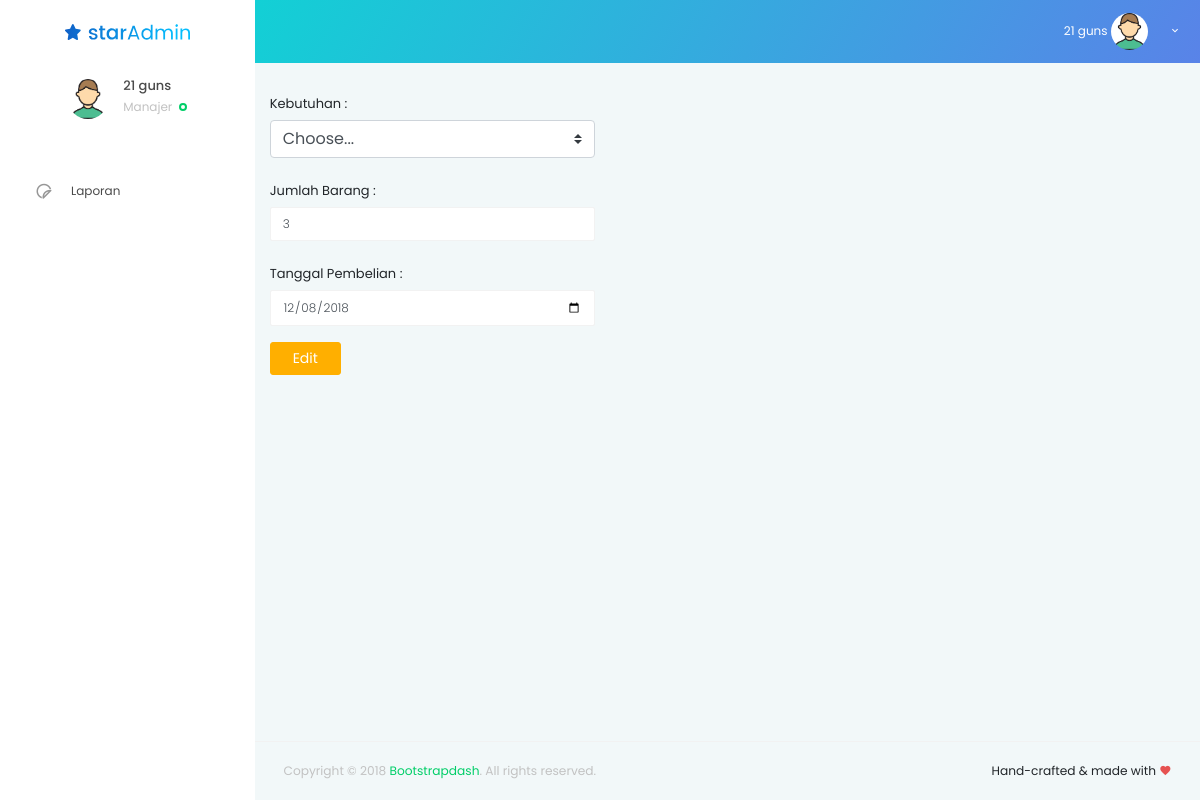
Page /page/admin/edit_pengeluaran.php?kd_pembelian=2 (signed in) on the committed database.
### tables this page shows
CREATE TABLE `vivalo_manajer` (
  `id_manajer` int(5) NOT NULL,
  `nama_manajer` char(30) NOT NULL,
  `no_hp` varchar(15) NOT NULL,
  `alamat` varchar(50) NOT NULL
);

CREATE TABLE `vivalo_pembelian` (
  `kd_pembelian` int(5) NOT NULL,
  `kd_barang` int(5) NOT NULL,
  `total_harga` int(11) NOT NULL,
  `jumlah_barang` int(11) NOT NULL,
  `date` date NOT NULL
);

### config/functions/mysqli.php (called while the page is built, shortened)
<?php
class Database
{
    public $connection;
    public function __construct($host, $user, $pass, $db)
    {
        $this->connection = mysqli_connect($host, $user, $pass, $db);
        return $this->connection;
    }
    public function query($sql)
    {
        return mysqli_query($this->connection, $sql);
    }
    public function fetch($res)
    {
        return mysqli_fetch_assoc($res);
    }
}

### config/config.php (called while the page is built, shortened)
<?php
require_once __DIR__."/functions/mysqli.php";
$db = new Database("localhost", "root", "", "vivalo");

### page/admin/edit_pengeluaran.php (the view, shortened to what this page needs)
<!DOCTYPE html>
<html lang="en">
<?php
include 'attr_head.php';
?>
    <body>
      <div class="container-scroller">
       <?php
       include 'navbar.php';
        ?>
        <div class="container-fluid page-body-wrapper">
          <?php require_once __DIR__."/attr_nav.php" ?>
          <div class="main-panel">
            <div class="content-wrapper">
              <div class="row">
              	<?php
				$id = $_GET['kd_pembelian'];
					$data = $db->query("select * from vivalo_pembelian where kd_pembelian='$id'");
					while($d = mysqli_fetch_array($data)){
              	 ?>
                <form action="<?= APP_URL ?>page/action/edit_pengeluaran.php" method="post" id="formTambahPaket">
             <div class="form-group">
             <label for="recipient-name" class="col-form-label">Kebutuhan :</label>
             <select class="custom-select" id="inputGroupSelect03" name="kd_barang" >
              <option selected>Choose...</option>
            </select>
          </div>
          <div class="form-group">
            <label for="recipient-name" class="col-form-label">Jumlah Barang :</label>
            <input type="text" class="form-control" required="" id="recipient-name" name="jumlah_barang" value="<?= $d['jumlah_barang']; ?>">
          </div>
          <div class="form-group">
            <label for="message-text" class="col-form-label">Tanggal Pembelian :</label>
           <input type="date" class="form-control" value="<?= $d['date']; ?>" required="" name="datepicker">
          </div>
          <button class="btn btn-warning" type="submit">Edit</button>
        </form>
    <?php } ?>
              </div>
            </div>
            <footer class="footer">
              <div class="container-fluid clearfix">
                <span class="text-muted d-block text-center text-sm-left d-sm-inline-block">Copyright © 2018
                  <a href="http://www.bootstrapdash.com/" target="_blank">Bootstrapdash</a>. All rights reserved.</span>
                <span class="float-none float-sm-right d-block mt-1 mt-sm-0 text-center">Hand-crafted &amp; made with
                  <i class="mdi mdi-heart text-danger"></i>
                </span>
              </div>
            </footer>
          </div>
        </div>
      </div>
    </body></html>

### page/admin/navbar.php (shortened to what this page needs)
 <nav class="navbar default-layout col-lg-12 col-12 p-0 fixed-top d-flex flex-row">
  <div class="text-center navbar-brand-wrapper d-flex align-items-top justify-content-center">
    <a class="navbar-brand brand-logo" href="index.html">
      <img src="../../asset/images/logo.svg" alt="logo">
    </a>
  </div>
  <div class="navbar-menu-wrapper d-flex align-items-center">
    <ul class="navbar-nav navbar-nav-right">
      <li class="nav-item dropdown d-none d-xl-inline-block">
        <a class="nav-link dropdown-toggle" id="UserDropdown" href="#" data-toggle="dropdown" aria-expanded="false">
          <span class="profile-text">
               <?php
                if ($_SESSION['user_level'] == 'Admin') {
                  $admin = $db->fetch($db->query("SELECT * FROM `vivalo_admin` WHERE `id_admin` = '".$_SESSION["user_info"]["id_admin"]."'"));
                  echo $admin["nama_admin"];
                }else{
                  $admin = $db->fetch($db->query("SELECT * FROM `vivalo_manajer` WHERE `id_manajer` = '".$_SESSION["user_info"]["id_manajer"]."'"));
                  echo $admin["nama_manajer"];
                }
                ?>
            <?php if ($_SESSION['user_level'] == 'Admin') { ?>
              <img class="img-xs rounded-circle" src="../../asset/img/admin.png" alt="Profile image">
            <?php }else{ ?>
            <img class="img-xs rounded-circle" src="../../asset/img/manajer.png" alt="Profile image">
          <?php } ?>
        </a>
      </li>
    </ul>
  </div>
</nav>

### page/admin/attr_nav.php (shortened to what this page needs)
<nav class="sidebar sidebar-offcanvas" id="sidebar">
  <ul class="nav">
    <li class="nav-item nav-profile">
      <div class="nav-link">
        <div class="user-wrapper">
          <div class="profile-image">
            <?php if ($_SESSION['user_level'] == 'Admin') { ?>
              <img src="../../asset/img/admin.png" alt="profile image">
            <?php }else{ ?>
              <img src="../../asset/img/manajer.png" alt="profile image">
            <?php } ?>
          </div>
          <div class="text-wrapper">
            <?php
            if ($_SESSION['user_level'] == 'Admin') {
              $admin = $db->fetch($db->query("SELECT * FROM `vivalo_admin` WHERE `id_admin` = '".$_SESSION["user_info"]["id_admin"]."'"));
              echo '<p class="profile-name">'.$admin["nama_admin"].'</p>';
            }else{
              $admin = $db->fetch($db->query("SELECT * FROM `vivalo_manajer` WHERE `id_manajer` = '".$_SESSION["user_info"]["id_manajer"]."'"));
              echo '<p class="profile-name">'.$admin["nama_manajer"].'</p>';
            }
            ?>
            <div>
              <small class="designation text-muted"><?= $_SESSION["user_level"] ?></small>
              <span class="status-indicator online"></span>
            </div>
          </div>
        </div>
      </div>
    </li>
    <li class="nav-item">
      <a class="nav-link" href="laporan.php">
        <i class="menu-icon mdi mdi-sticker"></i>
        <span class="menu-title">Laporan</span>
      </a>
    </li>
    <li class="nav-item">
    </li>
  </ul>
</nav>

### rows in the picture
vivalo_manajer: nama_manajer "21 guns"
vivalo_pembelian: jumlah_barang "3", datepicker "12/08/2018"

### other values in the picture
$_SESSION["user_level"] "Manajer"
